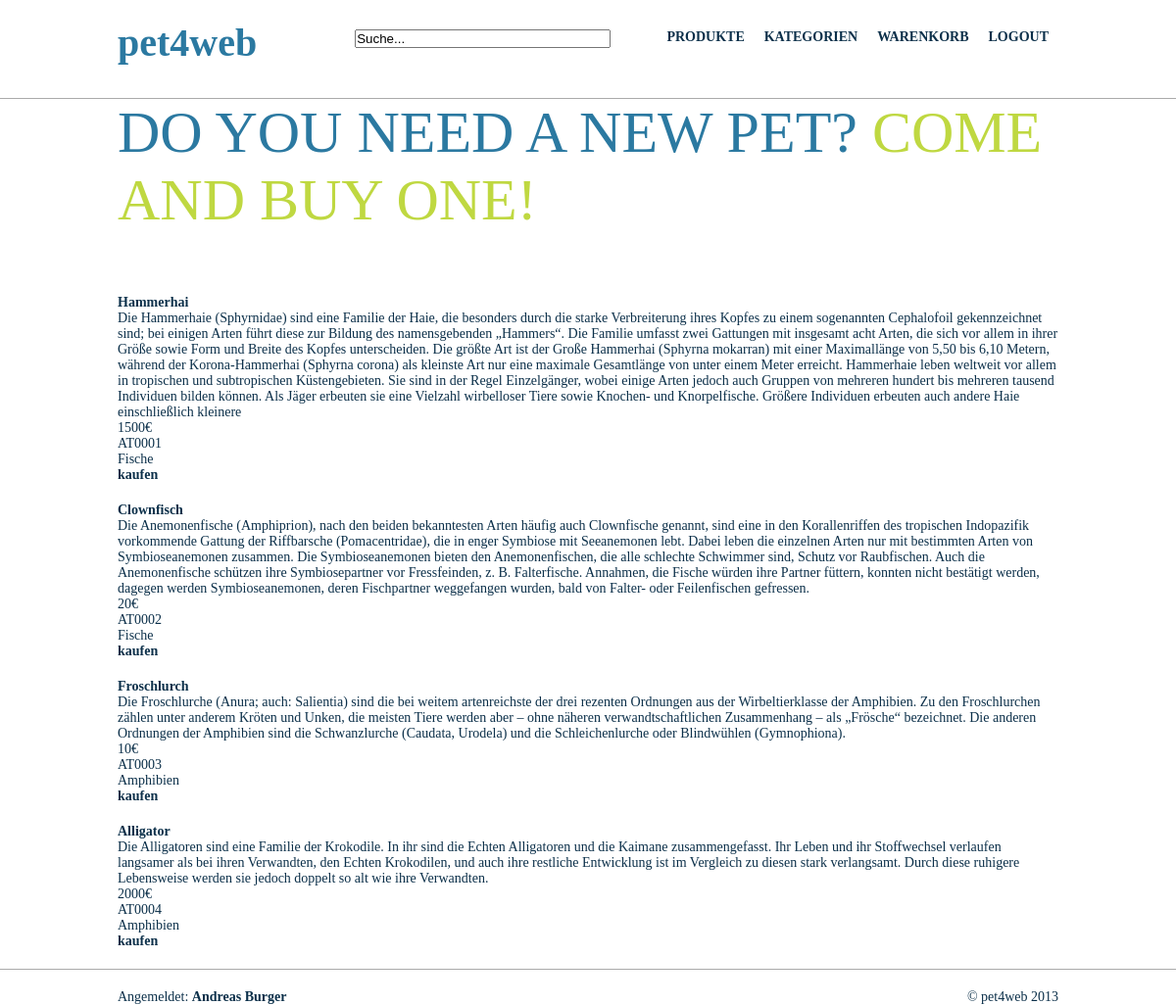
Page /index.php?section=product (signed in) on the committed database.
### tables this page shows
CREATE TABLE IF NOT EXISTS `product` (
  `ID` int(11) NOT NULL AUTO_INCREMENT,
  `name` varchar(50) NOT NULL,
  `description` varchar(1000) NOT NULL,
  `picture` blob,
  `price` double NOT NULL,
  `productcode` varchar(50) NOT NULL,
  `category_ID` int(11) NOT NULL,
  PRIMARY KEY (`ID`),
  KEY `category_ID` (`category_ID`)
);

CREATE TABLE IF NOT EXISTS `category` (
  `ID` int(11) NOT NULL AUTO_INCREMENT,
  `name` varchar(50) NOT NULL,
  `description` varchar(1000) NOT NULL,
  PRIMARY KEY (`ID`)
);

### util.php (called while the page is built, shortened)
<?php
function isUserLoggedIn()
{
    return isset($_SESSION['id']);
}
?>

### produkt.php (the view, shortened to what this page needs)
<?php
    require_once 'util.php';
    $connection = createDbConnection();
	if (!isset($_GET['id']))
	{
		if (!isset($_GET['catid']))
		{
			if(!isset($_GET['search']))
			{
				$sqlQuery ="SELECT product.ID, product.name, product.description, product.picture, product.price, product.productcode, category.name as cat_name FROM product ".
									"inner join category on product.category_id = category.id";
			} else
			{
				$sqlQuery = "SELECT product.ID, product.name, product.description, product.picture, product.price, product.productcode, category.name as cat_name FROM product ".
								"inner join category on product.category_id = category.id where UPPER(product.name) like UPPER('%".$_GET['search']."%')";
			}
		} else
		{
			$sqlQuery = "SELECT product.ID, product.name, product.description, product.picture, product.price, product.productcode, category.name as cat_name FROM product ".
								"inner join category on product.category_id = category.id where category_ID = ".$_GET['catid'];
		}
	} else
	{
		$sqlQuery = "SELECT product.ID, product.name, product.description, product.picture, product.price, product.productcode, category.name as cat_name FROM product ".
								"inner join category on product.category_id = category.id where product.ID = ".$_GET['id'];
	}
    $result = mysql_query($sqlQuery, $connection);
		while($row = mysql_fetch_array($result))
		{
			echo '<p id="product">';
			echo '<a href="index.php?section=product&id='.$row['ID'].'">'.$row['name'].'</a><br />';
			echo $row['description'].'<br />';
			echo $row['price'].'&euro;<br />';
			echo $row['productcode'].'<br />';
			echo $row['cat_name'].'<br />';
			if (isUserLoggedIn())
			{
				echo '<a href="index.php?section=cart&id='.$row['ID'].'">kaufen</a><br />';
			}
			echo '</p>';
		}
?>

### css/scr_style.css (style rules this page uses)
body { font-family: Verdana; font-size: 14px; color: #0C304A; background-color: #fff; }
a:link { text-decoration:none; font-weight:bold; color: #0C304A; }
#product { margin-bottom: 20px; }

### rows in the picture
product: name "Hammerhai", description "Die Hammerhaie (Sphyrnidae) sind eine Familie der Haie, die besonders durch die starke Verbreiterung ihres Kopfes zu einem sogenannten Cephalofoil gekennzeichnet sind; bei einigen Arten führt diese zur Bildung des namensgebenden „Hammers“. Die Familie umfasst zwei Gattungen mit insgesamt acht Arten, die sich vor allem in ihrer Größe sowie Form und Breite des Kopfes unterscheiden. Die größte Art ist der Große Hammerhai (Sphyrna mokarran) mit einer Maximallänge von 5,50 bis 6,10 Metern, während der Korona-Hammerhai (Sphyrna corona) als kleinste Art nur eine maximale Gesamtlänge von unter einem Meter erreicht. Hammerhaie leben weltweit vor allem in tropischen und subtropischen Küstengebieten.…", price "1500", productcode "AT0001", category_ID.name "Fische"
product: name "Clownfisch", description "Die Anemonenfische (Amphiprion), nach den beiden bekanntesten Arten häufig auch Clownfische genannt, sind eine in den Korallenriffen des tropischen Indopazifik vorkommende Gattung der Riffbarsche (Pomacentridae), die in enger Symbiose mit Seeanemonen lebt. Dabei leben die einzelnen Arten nur mit bestimmten Arten von Symbioseanemonen zusammen. Die Symbioseanemonen bieten den Anemonenfischen, die alle schlechte Schwimmer sind, Schutz vor Raubfischen. Auch die Anemonenfische schützen ihre Symbiosepartner vor Fressfeinden, z. B. Falterfische. Annahmen, die Fische würden ihre Partner füttern, konnten nicht bestätigt werden, dagegen werden Symbioseanemonen, deren Fischpartner weggefangen wurden,…", price "20", productcode "AT0002", category_ID.name "Fische"
product: name "Froschlurch", description "Die Froschlurche (Anura; auch: Salientia) sind die bei weitem artenreichste der drei rezenten Ordnungen aus der Wirbeltierklasse der Amphibien. Zu den Froschlurchen zählen unter anderem Kröten und Unken, die meisten Tiere werden aber – ohne näheren verwandtschaftlichen Zusammenhang – als „Frösche“ bezeichnet. Die anderen Ordnungen der Amphibien sind die Schwanzlurche (Caudata, Urodela) und die Schleichenlurche oder Blindwühlen (Gymnophiona).", price "10", productcode "AT0003", category_ID.name "Amphibien"
product: name "Alligator", description "Die Alligatoren sind eine Familie der Krokodile. In ihr sind die Echten Alligatoren und die Kaimane zusammengefasst. Ihr Leben und ihr Stoffwechsel verlaufen langsamer als bei ihren Verwandten, den Echten Krokodilen, und auch ihre restliche Entwicklung ist im Vergleich zu diesen stark verlangsamt. Durch diese ruhigere Lebensweise werden sie jedoch doppelt so alt wie ihre Verwandten.", price "2000", productcode "AT0004", category_ID.name "Amphibien"

### other values in the picture
$_SESSION['firstname'] "Andreas"
$_SESSION['lastname'] "Burger"
